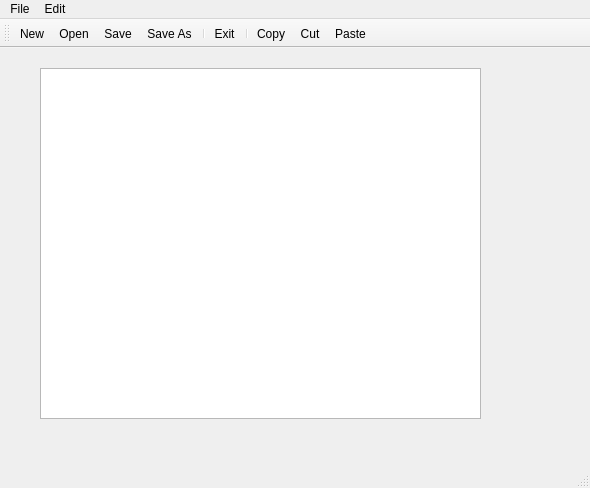
<?xml version="1.0" encoding="UTF-8"?>
<ui version="4.0">
 <class>MainWindow</class>
 <widget class="QMainWindow" name="MainWindow">
  <property name="geometry">
   <rect>
    <x>0</x>
    <y>0</y>
    <width>590</width>
    <height>488</height>
   </rect>
  </property>
  <property name="windowTitle">
   <string>MainWindow</string>
  </property>
  <widget class="QWidget" name="centralwidget">
   <widget class="QPlainTextEdit" name="plainTextEdit">
    <property name="geometry">
     <rect>
      <x>40</x>
      <y>20</y>
      <width>441</width>
      <height>351</height>
     </rect>
    </property>
   </widget>
  </widget>
  <widget class="QMenuBar" name="menubar">
   <property name="geometry">
    <rect>
     <x>0</x>
     <y>0</y>
     <width>590</width>
     <height>22</height>
    </rect>
   </property>
   <widget class="QMenu" name="menuFile">
    <property name="title">
     <string>File</string>
    </property>
    <addaction name="actionNew"/>
    <addaction name="actionOpen"/>
    <addaction name="actionSave"/>
    <addaction name="actionSave_As"/>
    <addaction name="separator"/>
    <addaction name="actionExit"/>
   </widget>
   <widget class="QMenu" name="menuEdit">
    <property name="title">
     <string>Edit</string>
    </property>
    <addaction name="actionCopy"/>
    <addaction name="actionCut"/>
    <addaction name="actionPaste"/>
    <addaction name="separator"/>
    <addaction name="actionSelect_All"/>
    <addaction name="actionSelect_None"/>
   </widget>
   <addaction name="menuFile"/>
   <addaction name="menuEdit"/>
  </widget>
  <widget class="QStatusBar" name="statusbar"/>
  <widget class="QToolBar" name="toolBar">
   <property name="windowTitle">
    <string>toolBar</string>
   </property>
   <attribute name="toolBarArea">
    <enum>TopToolBarArea</enum>
   </attribute>
   <attribute name="toolBarBreak">
    <bool>false</bool>
   </attribute>
   <addaction name="actionNew"/>
   <addaction name="actionOpen"/>
   <addaction name="actionSave"/>
   <addaction name="actionSave_As"/>
   <addaction name="separator"/>
   <addaction name="actionExit"/>
   <addaction name="separator"/>
   <addaction name="actionCopy"/>
   <addaction name="actionCut"/>
   <addaction name="actionPaste"/>
  </widget>
  <action name="actionNew">
   <property name="icon">
    <iconset resource="resources.qrc">
     <normaloff>:/files/SimpleUI/Image Files/Simple_UI/iconfinder_New_1493292.png</normaloff>:/files/SimpleUI/Image Files/Simple_UI/iconfinder_New_1493292.png</iconset>
   </property>
   <property name="text">
    <string>New</string>
   </property>
  </action>
  <action name="actionOpen">
   <property name="icon">
    <iconset resource="resources.qrc">
     <normaloff>:/files/SimpleUI/Image Files/Simple_UI/iconfinder_Open_1493293.png</normaloff>:/files/SimpleUI/Image Files/Simple_UI/iconfinder_Open_1493293.png</iconset>
   </property>
   <property name="text">
    <string>Open</string>
   </property>
  </action>
  <action name="actionSave">
   <property name="icon">
    <iconset resource="resources.qrc">
     <normaloff>:/files/SimpleUI/Image Files/Simple_UI/iconfinder_Save_1493294.png</normaloff>:/files/SimpleUI/Image Files/Simple_UI/iconfinder_Save_1493294.png</iconset>
   </property>
   <property name="text">
    <string>Save</string>
   </property>
  </action>
  <action name="actionSave_As">
   <property name="icon">
    <iconset resource="resources.qrc">
     <normaloff>:/files/SimpleUI/Image Files/Simple_UI/Save-as_70651.png</normaloff>:/files/SimpleUI/Image Files/Simple_UI/Save-as_70651.png</iconset>
   </property>
   <property name="text">
    <string>Save As</string>
   </property>
  </action>
  <action name="actionExit">
   <property name="icon">
    <iconset resource="resources.qrc">
     <normaloff>:/files/SimpleUI/Image Files/Simple_UI/iconfinder_Cancel_1493282.png</normaloff>:/files/SimpleUI/Image Files/Simple_UI/iconfinder_Cancel_1493282.png</iconset>
   </property>
   <property name="text">
    <string>Exit</string>
   </property>
  </action>
  <action name="actionCopy">
   <property name="icon">
    <iconset resource="resources.qrc">
     <normaloff>:/files/SimpleUI/Image Files/Simple_UI/iconfinder_Copy_1493280.png</normaloff>:/files/SimpleUI/Image Files/Simple_UI/iconfinder_Copy_1493280.png</iconset>
   </property>
   <property name="text">
    <string>Copy</string>
   </property>
  </action>
  <action name="actionCut">
   <property name="icon">
    <iconset resource="resources.qrc">
     <normaloff>:/files/SimpleUI/Image Files/Simple_UI/iconfinder_Cut_1493291.png</normaloff>:/files/SimpleUI/Image Files/Simple_UI/iconfinder_Cut_1493291.png</iconset>
   </property>
   <property name="text">
    <string>Cut</string>
   </property>
  </action>
  <action name="actionPaste">
   <property name="icon">
    <iconset resource="resources.qrc">
     <normaloff>:/files/SimpleUI/Image Files/Simple_UI/iconfinder_Paste_1493290.png</normaloff>:/files/SimpleUI/Image Files/Simple_UI/iconfinder_Paste_1493290.png</iconset>
   </property>
   <property name="text">
    <string>Paste</string>
   </property>
  </action>
  <action name="actionSelect_All">
   <property name="icon">
    <iconset resource="resources.qrc">
     <normaloff>:/files/SimpleUI/Image Files/Simple_UI/iconfinder_Properties_1493285.png</normaloff>:/files/SimpleUI/Image Files/Simple_UI/iconfinder_Properties_1493285.png</iconset>
   </property>
   <property name="text">
    <string>Select All</string>
   </property>
  </action>
  <action name="actionSelect_None">
   <property name="text">
    <string>Select None</string>
   </property>
  </action>
 </widget>
 <resources>
  <include location="resources.qrc"/>
 </resources>
 <connections/>
</ui>
